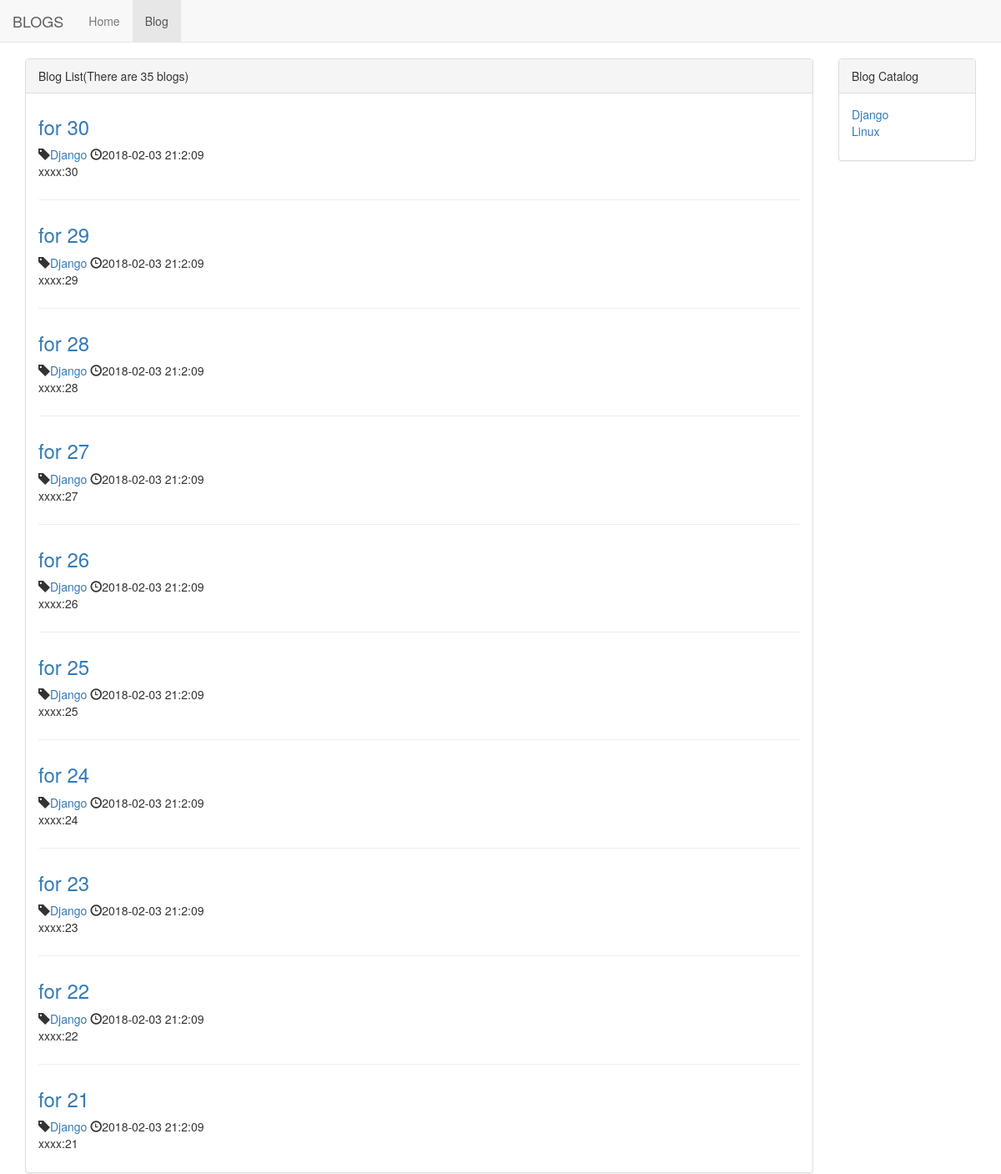
Screenshot of /blog/ with the database file from the repository.
### blog/models.py (models this page shows, shortened)
class Blog(models.Model):
    title = models.CharField(max_length=50)
    blog_type = models.ForeignKey(BlogType,on_delete=models.DO_NOTHING)
    content = models.TextField()
    author = models.ForeignKey(User,on_delete=models.DO_NOTHING)
    create_time = models.DateTimeField(auto_now_add=True)
    last_update_time = models.DateTimeField(auto_now=True) # previous is DateFiled modified
    class Meta:
        ordering= ['-create_time']

class BlogType(models.Model):
    type_name = models.CharField(max_length=50)
    def __str__(self): # for displaying in admin management
        return self.type_name

### blog/views.py (the view)
# urls.py: path('',views.blog_list,name='blog_list'),
def blog_list(request):
    blogs_all_list = Blog.objects.all()
    paginator = Paginator(blogs_all_list,10)
    page_num =request.GET.get('page',1) # get the url's argc (GET requeset)
    page_of_blogs = paginator.get_page(page_num)
    context={}
    context['blogs'] = blogs_all_list
    context['page_of_blogs'] = page_of_blogs
    context['blog_types']=BlogType.objects.all()
    return render_to_response('blog/blog_list.html',context)

### blog/templates/blog/blog_list.html (shortened to what this page needs)
{% extends 'base.html' %}
{% block nav_blog_active %}active{% endblock %}
{% load staticfiles %}
{% block header_extend %}
    <link rel="stylesheet" href="{% static 'blog.css' %}">
{% endblock %}
{% block content %}
    <div class="container">
        <div class="row">
            <div class="col-xs-12 col-sm-8 col-md-9 col-lg-10">
                <div class="panel panel-default">
                    <div class="panel-heading">{% block blog_list_title %} Blog List(There are {{blogs|length}} blogs){% endblock %} </div>
                    <div class="panel-body">
                        {% for blog in page_of_blogs.object_list %}
                            <div class="blog">
                                    <h3><a href="{% url 'blog_detail' blog.pk %}">{{blog.title}}</a></h3>
                            <p class="blog-info">
                                    <span class="glyphicon glyphicon-tag"></span><a href="{% url 'blogs_with_type' blog.blog_type.pk %}">{{blog.blog_type}}</a>
                                    <span class="glyphicon glyphicon-time"></span>{{blog.create_time|date:"Y-m-d H:n:s"}}
                            </p>
                                    <p>{{blog.content|truncatechars:200}}</p>
                            </div>
                        {% empty %}
                            <div class="blog">
                                <h3>-- There is no Blogs --</h3>
                            </div>
                        {% endfor %}
                    </div>
                </div>
            </div>
            <div class="hidden-xs col-sm-4 col-md-3 col-lg-2">
                <div class="panel panel-default">
                    <div class="panel-heading">Blog Catalog</div>
                    <div class="panel-body">
                        <ul class="blog-types">
                            {% for blog_type in blog_types %}
                            <li><a href="{% url 'blogs_with_type' blog_type.pk %}">{{blog_type.type_name}}</a>
                            </li>
                            {% empty %}
                            <li>There is no Catalogs</li>
                            {% endfor %}
                        </ul>
                    </div>
                </div>
            </div>
        </div>
    </div>
{% endblock %}

### static/base.css (style rules this page uses)
* { margin:0; padding:0; }
body { margin-top:70px!important; }

### blog/static/blog.css (style rules this page uses)
ul.blog-types { list-style-type: none; }
div.blog:not(:last-child) { margin-bottom:2em; padding-bottom:1em; border-bottom:1px solid #eee; }
div.blog h3 { margin-top:0.5em; }
div.blog p.blog-info { margin-bottom:0; }

### rows the page displays
Blog: title "for 30", blog_type "Django", create_time "2018-02-03 21:2:09", content "xxxx:30"
Blog: title "for 29", blog_type "Django", create_time "2018-02-03 21:2:09", content "xxxx:29"
Blog: title "for 28", blog_type "Django", create_time "2018-02-03 21:2:09", content "xxxx:28"
Blog: title "for 27", blog_type "Django", create_time "2018-02-03 21:2:09", content "xxxx:27"
Blog: title "for 26", blog_type "Django", create_time "2018-02-03 21:2:09", content "xxxx:26"
Blog: title "for 25", blog_type "Django", create_time "2018-02-03 21:2:09", content "xxxx:25"
Blog: title "for 24", blog_type "Django", create_time "2018-02-03 21:2:09", content "xxxx:24"
Blog: title "for 23", blog_type "Django", create_time "2018-02-03 21:2:09", content "xxxx:23"
Blog: title "for 22", blog_type "Django", create_time "2018-02-03 21:2:09", content "xxxx:22"
Blog: title "for 21", blog_type "Django", create_time "2018-02-03 21:2:09", content "xxxx:21"
BlogType: type_name "Django"
BlogType: type_name "Linux"

### other values shown
{{ blogs|length }} "35"
